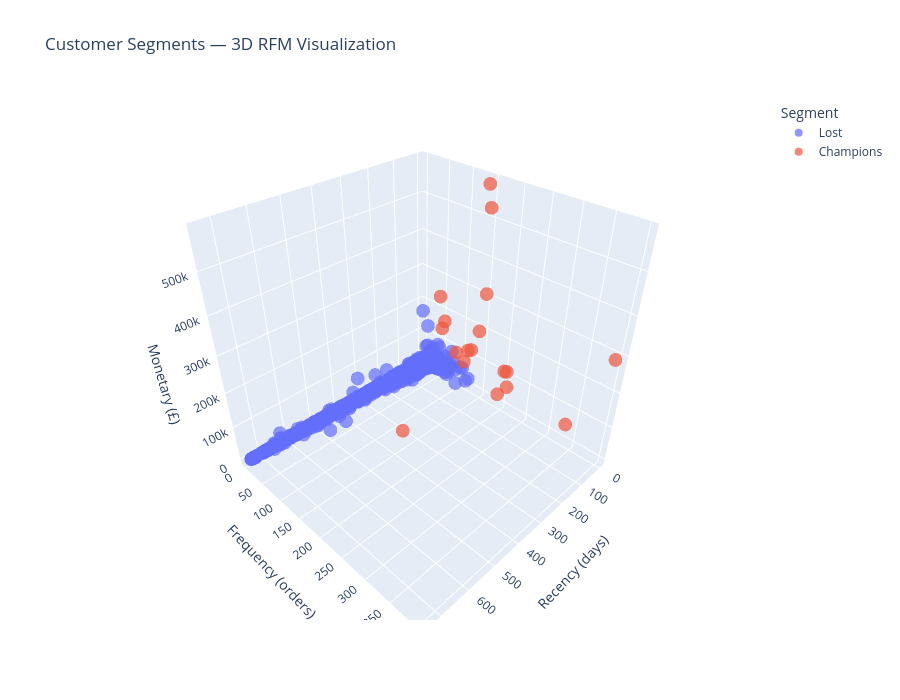

Notebook source saved alongside this figure:
### Code cell
# ============================================================
# 7. 3D Scatter Plot (ORIGINAL FIGURE)
# ============================================================
fig = px.scatter_3d(
    rfm, x='Recency', y='Frequency', z='Monetary',
    color='RFM_Segment',
    title='Customer Segments — 3D RFM Visualization',
    labels={'Recency': 'Recency (days)', 'Frequency': 'Frequency (orders)', 'Monetary': 'Monetary (£)'},
    opacity=0.7,
    height=700
)
fig.update_layout(legend_title_text='Segment')
fig.write_html(str(FIGURES / 'clustering_3d_rfm.html'))
fig.show()
print('✅ Saved: results/figures/clustering_3d_rfm.html')

### Figure 1 — Plotly figure (JSON) as saved in the notebook; plotly's stock layout.template omitted (floating-point values rounded to 4 significant figures; data arrays with more than 128 entries replaced by an {"elided": "..."} marker saying what was removed)
{"data": [{"hovertemplate": "RFM_Segment=Lost<br>Recency (days)=%{x}<br>Frequency (orders)=%{y}<br>Monetary (£)=%{z}<extra></extra>", "legendgroup": "Lost", "marker": {"color": "#636efa", "opacity": 0.7, "symbol": "circle"}, "mode": "markers", "name": "Lost", "scene": "scene", "showlegend": true, "type": "scatter3d", "x": {"elided": "5860 int values"}, "y": {"elided": "5860 int values"}, "z": {"elided": "5860 float values"}}, {"hovertemplate": "RFM_Segment=Champions<br>Recency (days)=%{x}<br>Frequency (orders)=%{y}<br>Monetary (£)=%{z}<extra></extra>", "legendgroup": "Champions", "marker": {"color": "#EF553B", "opacity": 0.7, "symbol": "circle"}, "mode": "markers", "name": "Champions", "scene": "scene", "showlegend": true, "type": "scatter3d", "x": [1, 3, 4, 2, 10, 2, 2, 2, 4, 1, 39, 5, 9, 3, 2, 373, 2, 1], "y": [336, 203, 143, 110, 156, 192, 151, 398, 127, 208, 107, 55, 51, 60, 211, 155, 118, 145], "z": [53540.0, 113400.0, 195600.0, 75430.0, 313400.0, 29950.0, 528600.0, 291400.0, 126400.0, 115000.0, 117800.0, 147100.0, 244800.0, 172100.0, 68550.0, 51210.0, 117300.0, 581000.0]}], "layout": {"height": 700, "legend": {"title": {"text": "Segment"}, "tracegroupgap": 0}, "scene": {"domain": {"x": [0, 1], "y": [0, 1]}, "xaxis": {"title": {"text": "Recency (days)"}}, "yaxis": {"title": {"text": "Frequency (orders)"}}, "zaxis": {"title": {"text": "Monetary (£)"}}}, "title": {"text": "Customer Segments — 3D RFM Visualization"}}}
